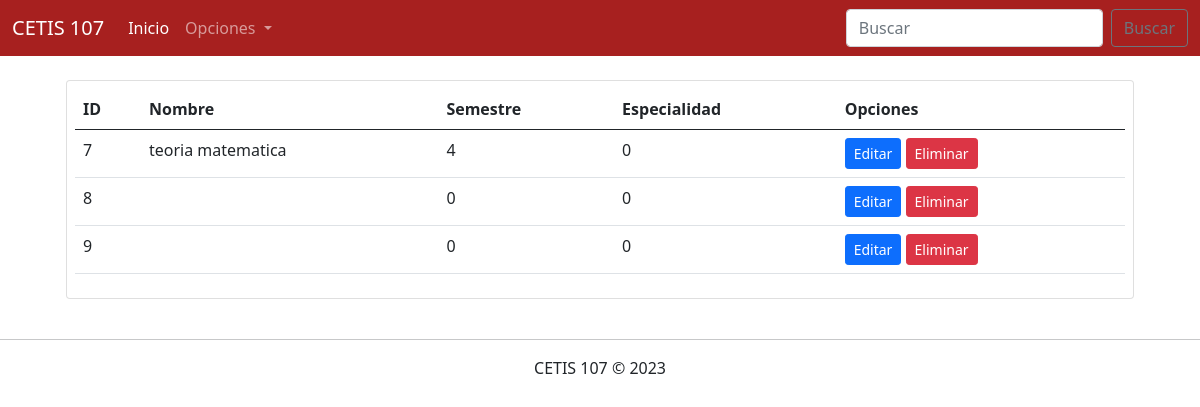
The page /parcial3/ConsultarMaterias.php on the database as committed earlier.
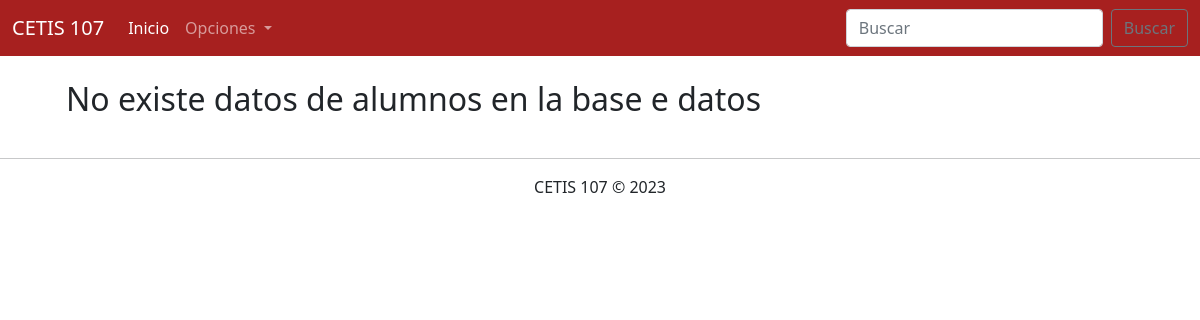
The same page on the database as committed later.
### tables this page shows
CREATE TABLE `materias` (
  `id` int(11) NOT NULL,
  `nombre` varchar(100) NOT NULL,
  `semestre` varchar(110) NOT NULL,
  `especialidad` varchar(110) NOT NULL
);

### parcial3/consultarMaterias.php (the view, shortened to what this page needs)
<!DOCTYPE html>
<html lang="en">
<head>
    <link rel="stylesheet" href="css/bootstrap.css">
</head>
<body>
    <?php
        include 'menu.php';
        include 'conexion.php';
        $sql = "SELECT * FROM materias";
        $datos = $conexion->query($sql);
    ?>
    <div class="container">
        <div class="row">
            <div class="col-12">
                <?php if($datos->num_rows > 0) { ?>
                <div class="table-responsive card m-4 p-2">
                    <table class="table table-hover">
                        <thead>
                            <tr>
                                <th>ID</th>
                                <th>Nombre</th>
                                <th>Semestre</th>
                                <th>Especialidad</th>
                                <th>Opciones</th>
                            </tr>
                        </thead>
                        <tbody>
                            <?php while($registro = $datos->fetch_assoc()){ ?>
                                <tr>
                                    <td><?php echo $registro["id"]; ?></td>
                                    <td><?php echo $registro["nombre"]; ?></td>
                                    <td><?php echo $registro["semestre"]; ?></td>
                                    <td><?php echo $registro["especialidad"]; ?></td>
                                    <td>
                                        <a href="editarMaterias.php?id=<?php echo $registro["id"]; ?>"  class="btn btn-sm btn-primary">Editar</a>
                                        <a href="eliminarMaterias.php?id=<?php echo $registro["id"]; ?>" class="btn btn-sm btn-danger">Eliminar</a>
                                    </td>
                                </tr>
                            <?php } ?>
                        </tbody>
                    </table>
                </div>
                <?php } else { ?>
                    <h2 class="m-4">No existe datos de alumnos en la base e datos</h2>
                <?php } ?>
            </div>
        </div>
    </div>
    <footer class="text-center">
        <hr>
        CETIS 107 &copy; 2023
    </footer>
</body>
</html>

### parcial3/menu.php (shortened to what this page needs)
<nav class="navbar navbar-expand-lg navbar-dark" style="background-color: #a7201f;">
  <div class="container-fluid">
    <a class="navbar-brand" href="#">CETIS 107</a>
    <div class="collapse navbar-collapse" id="navbarSupportedContent">
      <ul class="navbar-nav me-auto mb-2 mb-lg-0">
        <li class="nav-item">
          <a class="nav-link active" aria-current="page" href="inicio.php">Inicio</a>
        </li>
        <li class="nav-item dropdown">
          <a class="nav-link dropdown-toggle" href="#" id="navbarDropdown" role="button" data-bs-toggle="dropdown" aria-expanded="false">
            Opciones
          </a>
          </ul>
      <form class="d-flex">
        <input class="form-control me-2" type="search" placeholder="Buscar" aria-label="Search">
        <button class="btn btn-outline-secondary" type="submit">Buscar</button>
      </form>
    </div>
  </div>
</nav>

Rows that differ between the two databases and show on the page:
removed materias: id "7", nombre "teoria matematica", semestre "4", especialidad "0"
removed materias: id "8", semestre "0", especialidad "0"
removed materias: id "9", semestre "0", especialidad "0"
Other text that changed with them:
text no longer shown: "ID Nombre Semestre Especialidad Opciones"
text now shown: "No existe datos de alumnos en la base e datos"
